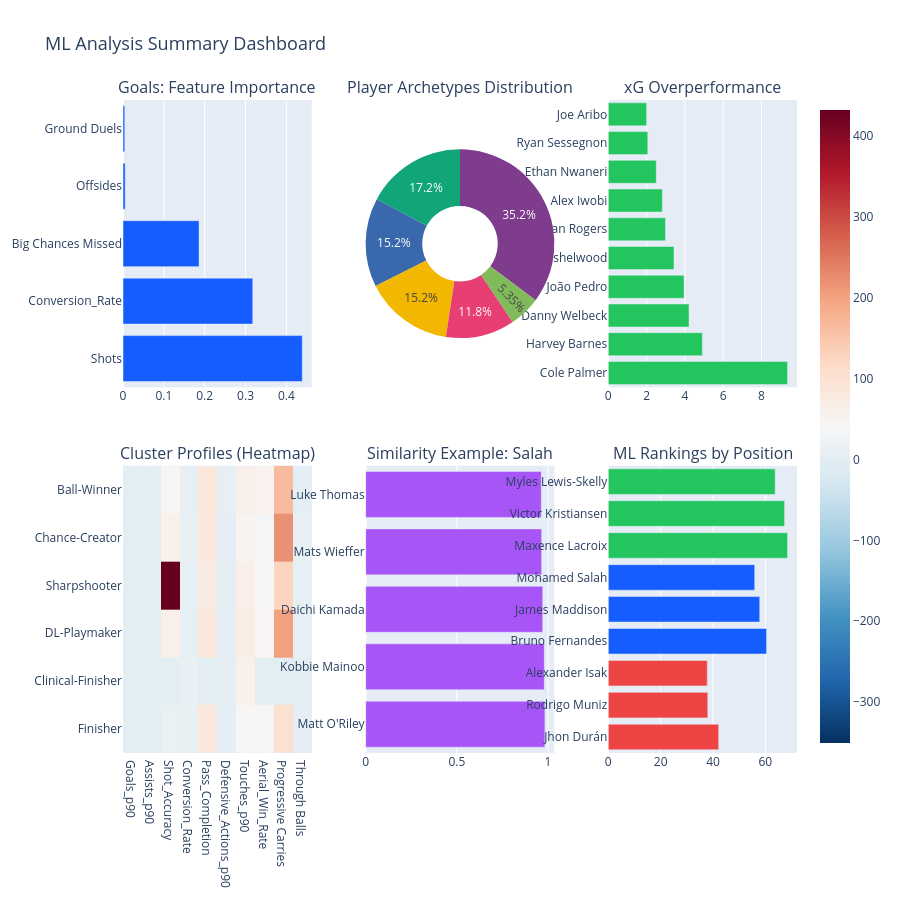

The code cell stored with this chart in its notebook:
### Markdown cell above
### 8. Summary Dashboard

### Code cell
# Create summary figure
fig = make_subplots(
    rows=2, cols=3,
    subplot_titles=('Goals: Feature Importance', 'Player Archetypes Distribution',
                    'xG Overperformance', 'Cluster Profiles (Heatmap)',
                    'Similarity Example: Salah', 'ML Rankings by Position'),
     specs=[[{'type': 'xy'}, {'type': 'domain'}, {'type': 'xy'}],
             [{'type': 'xy'}, {'type': 'xy'}, {'type': 'xy'}]],
    vertical_spacing=0.12, horizontal_spacing=0.08
)

# 1. Feature importance
top5 = importance_df.head(5)
fig.add_trace(go.Bar(x=top5['Importance'], y=top5['Feature'], orientation='h',
                      marker_color='#165DFF', name='Feature Imp'), row=1, col=1)

# 2. Archetype distribution
archetype_counts = outfield['Archetype'].value_counts()
fig.add_trace(go.Pie(labels=archetype_counts.index, values=archetype_counts.values,
                     hole=0.4, marker_colors=px.colors.qualitative.Bold), row=1, col=2)

# 3. xG overperformance
top_xg = outfield.nlargest(10, 'xG_Overperformance')
fig.add_trace(go.Bar(x=top_xg['xG_Overperformance'], y=top_xg['Player Name'], orientation='h',
                      marker_color='#22c55e', name='xG Over'), row=1, col=3)

# 4. Cluster heatmap
fig.add_trace(go.Heatmap(
    z=cluster_profile.values,
    x=cluster_profile.columns,
    y=[f'{archetype_names.get(c, c)}' for c in cluster_profile.index],
    colorscale='RdBu_r', zmid=cluster_profile.values.mean(), name='Profiles'
), row=2, col=1)

# 5. Similarity
sim_salah = find_similar_players('Mohamed Salah', top_n=5)
fig.add_trace(go.Bar(x=sim_salah['Similarity'], y=sim_salah['Player Name'], orientation='h',
                      marker_color='#a855f7', name='Similarity'), row=2, col=2)

# 6. Top ML scores
top_scorers = rank_df.groupby('Position').apply(lambda x: x.nlargest(3, 'ML_Score')).reset_index(drop=True)
for pos, color in zip(['FWD', 'MID', 'DEF'], ['#ef4444', '#165DFF', '#22c55e']):
    subset = top_scorers[top_scorers['Position'] == pos]
    fig.add_trace(go.Bar(x=subset['ML_Score'], y=subset['Player Name'], orientation='h',
                          marker_color=color, name=pos, legendgroup=pos), row=2, col=3)

fig.update_layout(height=900, showlegend=False, title_text='ML Analysis Summary Dashboard', title_font_size=18)
fig.show()

### Figure 1 — Plotly figure (JSON) as saved in the notebook; plotly's stock layout.template omitted (floating-point values rounded to 4 significant figures)
{"data": [{"marker": {"color": "#165DFF"}, "name": "Feature Imp", "orientation": "h", "type": "bar", "x": [0.4389, 0.3177, 0.1862, 0.005341, 0.004311], "xaxis": "x", "y": ["Shots", "Conversion_Rate", "Big Chances Missed", "Offsides", "Ground Duels"], "yaxis": "y"}, {"domain": {"x": [0.36, 0.64], "y": [0.56, 1]}, "hole": 0.4, "labels": ["DL-Playmaker", "Clinical-Finisher", "Finisher", "Ball-Winner", "Chance-Creator", "Sharpshooter"], "marker": {"colors": ["rgb(127, 60, 141)", "rgb(17, 165, 121)", "rgb(57, 105, 172)", "rgb(242, 183, 1)", "rgb(231, 63, 116)", "rgb(128, 186, 90)", "rgb(230, 131, 16)", "rgb(0, 134, 149)", "rgb(207, 28, 144)", "rgb(249, 123, 114)", "rgb(165, 170, 153)"]}, "type": "pie", "values": [125, 61, 54, 54, 42, 19]}, {"marker": {"color": "#22c55e"}, "name": "xG Over", "orientation": "h", "type": "bar", "x": [9.359, 4.909, 4.215, 3.955, 3.43, 2.986, 2.822, 2.505, 2.063, 2.003], "xaxis": "x2", "y": ["Cole Palmer", "Harvey Barnes", "Danny Welbeck", "João Pedro", "Jack Hinshelwood", "Morgan Rogers", "Alex Iwobi", "Ethan Nwaneri", "Ryan Sessegnon", "Joe Aribo"], "yaxis": "y2"}, {"colorscale": [[0, "rgb(5,48,97)"], [0.1, "rgb(33,102,172)"], [0.2, "rgb(67,147,195)"], [0.3, "rgb(146,197,222)"], [0.4, "rgb(209,229,240)"], [0.5, "rgb(247,247,247)"], [0.6, "rgb(253,219,199)"], [0.7, "rgb(244,165,130)"], [0.8, "rgb(214,96,77)"], [0.9, "rgb(178,24,43)"], [1, "rgb(103,0,31)"]], "name": "Profiles", "type": "heatmap", "x": ["Goals_p90", "Assists_p90", "Shot_Accuracy", "Conversion_Rate", "Pass_Completion", "Defensive_Actions_p90", "Touches_p90", "Aerial_Win_Rate", "Progressive Carries", "Through Balls"], "xaxis": "x3", "y": ["Finisher", "Clinical-Finisher", "DL-Playmaker", "DL-Playmaker", "Sharpshooter", "Chance-Creator", "Ball-Winner"], "yaxis": "y3", "z": [[0.283, 0.1458, 14.72, 11.26, 83.7, 2.122, 44.91, 46.94, 104.7, 3.37], [0.1586, 0.06822, 0.0, 10.32, 0.0, 1.743, 59.99, 0.0, 0.0, 0.0], [0.05522, 0.0464, 56.7, 7.766, 82.6, 2.696, 63.49, 47.46, 77.22, 1.687], [0.05586, 0.0511, 64.64, 6.084, 84.02, 3.47, 68.21, 47.99, 202.9, 5.31], [0.02675, 0.04423, 432.5, 4.36, 74.42, 2.482, 64.97, 35.99, 127.9, 4.421], [0.221, 0.1319, 61.26, 10.34, 82.88, 2.086, 51.6, 33.91, 219.8, 9.929], [0.08724, 0.0782, 45.45, 8.063, 86.48, 4.837, 62.03, 57.92, 165.5, 2.315]], "zmid": 40.84}, {"marker": {"color": "#a855f7"}, "name": "Similarity", "orientation": "h", "type": "bar", "x": [0.983, 0.9796, 0.971, 0.9649, 0.9631], "xaxis": "x4", "y": ["Matt O'Riley", "Kobbie Mainoo", "Daichi Kamada", "Mats Wieffer", "Luke Thomas"], "yaxis": "y4"}, {"legendgroup": "FWD", "marker": {"color": "#ef4444"}, "name": "FWD", "orientation": "h", "type": "bar", "x": [42.17, 38.01, 37.82], "xaxis": "x5", "y": ["Jhon Durán", "Rodrigo Muniz", "Alexander Isak"], "yaxis": "y5"}, {"legendgroup": "MID", "marker": {"color": "#165DFF"}, "name": "MID", "orientation": "h", "type": "bar", "x": [60.47, 57.85, 55.94], "xaxis": "x5", "y": ["Bruno Fernandes", "James Maddison", "Mohamed Salah"], "yaxis": "y5"}, {"legendgroup": "DEF", "marker": {"color": "#22c55e"}, "name": "DEF", "orientation": "h", "type": "bar", "x": [68.49, 67.36, 63.75], "xaxis": "x5", "y": ["Maxence Lacroix", "Victor Kristiansen", "Myles Lewis-Skelly"], "yaxis": "y5"}], "layout": {"annotations": [{"font": {"size": 16}, "showarrow": false, "text": "Goals: Feature Importance", "x": 0.14, "xanchor": "center", "xref": "paper", "y": 1, "yanchor": "bottom", "yref": "paper"}, {"font": {"size": 16}, "showarrow": false, "text": "Player Archetypes Distribution", "x": 0.5, "xanchor": "center", "xref": "paper", "y": 1, "yanchor": "bottom", "yref": "paper"}, {"font": {"size": 16}, "showarrow": false, "text": "xG Overperformance", "x": 0.86, "xanchor": "center", "xref": "paper", "y": 1, "yanchor": "bottom", "yref": "paper"}, {"font": {"size": 16}, "showarrow": false, "text": "Cluster Profiles (Heatmap)", "x": 0.14, "xanchor": "center", "xref": "paper", "y": 0.44, "yanchor": "bottom", "yref": "paper"}, {"font": {"size": 16}, "showarrow": false, "text": "Similarity Example: Salah", "x": 0.5, "xanchor": "center", "xref": "paper", "y": 0.44, "yanchor": "bottom", "yref": "paper"}, {"font": {"size": 16}, "showarrow": false, "text": "ML Rankings by Position", "x": 0.86, "xanchor": "center", "xref": "paper", "y": 0.44, "yanchor": "bottom", "yref": "paper"}], "height": 900, "showlegend": false, "title": {"font": {"size": 18}, "text": "ML Analysis Summary Dashboard"}, "xaxis": {"anchor": "y", "domain": [0, 0.28]}, "xaxis2": {"anchor": "y2", "domain": [0.72, 1]}, "xaxis3": {"anchor": "y3", "domain": [0, 0.28]}, "xaxis4": {"anchor": "y4", "domain": [0.36, 0.64]}, "xaxis5": {"anchor": "y5", "domain": [0.72, 1]}, "yaxis": {"anchor": "x", "domain": [0.56, 1]}, "yaxis2": {"anchor": "x2", "domain": [0.56, 1]}, "yaxis3": {"anchor": "x3", "domain": [0, 0.44]}, "yaxis4": {"anchor": "x4", "domain": [0, 0.44]}, "yaxis5": {"anchor": "x5", "domain": [0, 0.44]}}}
